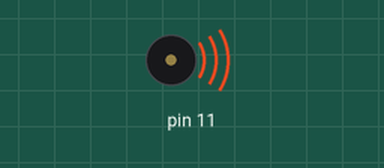
This sketch was run on a simulated Arduino Uno, built with avr-gcc and run on an emulated ATmega328P. Shown: buzzer (waves = sounding).

Above: at 2.49 s.
At 6.0 s:
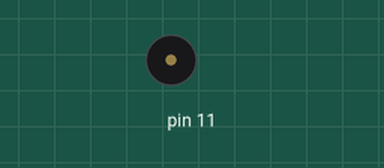
Timing chart, 0 to 7.9 s (numbered marks = the images above):
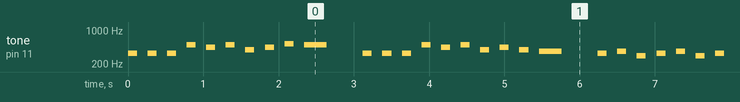

The sketch:

DDLJ_Arduino_SkilledEngineer.ino
```cpp
/*
 DDLJ guitar tab on Arduino
 by SKILLED ENGINEER | YouTube | Facebook | Instagram | Threads
*/

unsigned int tonePlay = 120;
unsigned long tonePause = 260;

void setup() {
  pinMode(11, OUTPUT);
}

void loop() {
          tone(11, 330, tonePlay);
          delay(tonePause);
          tone(11, 330, tonePlay);
          delay(tonePause);
          tone(11, 330, tonePlay);
          delay(tonePause);
          tone(11, 494, tonePlay);
          delay(tonePause);
          tone(11, 440, tonePlay);
          delay(tonePause);
          tone(11, 494, tonePlay);
          delay(tonePause);
          tone(11, 392, tonePlay);
          delay(tonePause);
          tone(11, 440, tonePlay);
          delay(tonePause);
          tone(11, 523, tonePlay);
          delay(tonePause);
          tone(11, 494, 300);
          delay(tonePause);
          delay(tonePause);
          delay(tonePause);

          //--------

          tone(11, 330, tonePlay);
          delay(tonePause);
          tone(11, 330, tonePlay);
          delay(tonePause);
          tone(11, 330, tonePlay);
          delay(tonePause);
          tone(11, 494, tonePlay);
          delay(tonePause);
          tone(11, 440, tonePlay);
          delay(tonePause);
          tone(11, 494, tonePlay);
          delay(tonePause);
          tone(11, 392, tonePlay);
          delay(tonePause);
          tone(11, 440, tonePlay);
          delay(tonePause);
          tone(11, 392, tonePlay);
          delay(tonePause);
          tone(11, 370, 300);
          delay(tonePause);
          delay(tonePause);
          delay(tonePause);

          //---------

          tone(11, 330, tonePlay);
          delay(tonePause);
          tone(11, 370, tonePlay);
          delay(tonePause);
          tone(11, 294, tonePlay);
          delay(tonePause);
          tone(11, 330, tonePlay);
          delay(tonePause);
          tone(11, 370, tonePlay);
          delay(tonePause);
          tone(11, 294, tonePlay);
          delay(tonePause);
          tone(11, 330, tonePlay);
          delay(tonePause);
          tone(11, 392, tonePlay);
          delay(tonePause);
          tone(11, 370, 300);
          delay(tonePause);
          delay(tonePause);
          delay(tonePause);

          //-------

          tone(11, 330, tonePlay);
          delay(tonePause);
          tone(11, 370, tonePlay);
          delay(tonePause);
          tone(11, 294, tonePlay);
          delay(tonePause);
          tone(11, 330, tonePlay);
          delay(tonePause);
          tone(11, 370, tonePlay);
          delay(tonePause);
          tone(11, 294, tonePlay);
          delay(tonePause);
          tone(11, 330, tonePlay);
          delay(tonePause);
          tone(11, 392, tonePlay);
          delay(tonePause);
          tone(11, 370, 300);
          delay(tonePause);
          tone(11, 370, 300);
          delay(tonePause);
          delay(tonePause);
          delay(tonePause);
}
```

Measured:
- by itself, tone on pin 11: plays 330 Hz for 0.12 s, 330 Hz for 0.12 s, 330 Hz for 0.12 s, 494 Hz for 0.12 s, 440 Hz for 0.12 s, 494 Hz for 0.12 s … (406 notes in this stretch)
